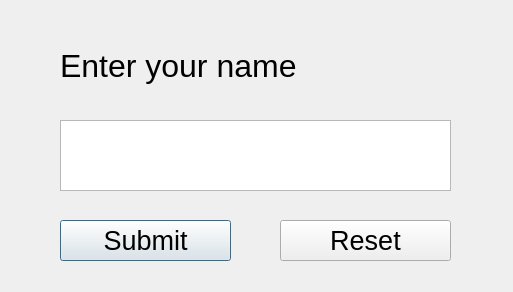
<?xml version="1.0" encoding="UTF-8"?>
<ui version="4.0">
 <class>MainWindow</class>
 <widget class="QDialog" name="MainWindow">
  <property name="geometry">
   <rect>
    <x>0</x>
    <y>0</y>
    <width>513</width>
    <height>292</height>
   </rect>
  </property>
  <property name="windowTitle">
   <string>Dialog</string>
  </property>
  <widget class="QLabel" name="Label">
   <property name="geometry">
    <rect>
     <x>60</x>
     <y>30</y>
     <width>391</width>
     <height>71</height>
    </rect>
   </property>
   <property name="font">
    <font>
     <pointsize>24</pointsize>
    </font>
   </property>
   <property name="text">
    <string>Enter your name</string>
   </property>
  </widget>
  <widget class="QTextEdit" name="TextEdit">
   <property name="geometry">
    <rect>
     <x>60</x>
     <y>120</y>
     <width>391</width>
     <height>71</height>
    </rect>
   </property>
   <property name="font">
    <font>
     <pointsize>24</pointsize>
    </font>
   </property>
  </widget>
  <widget class="QPushButton" name="SubmitButton">
   <property name="geometry">
    <rect>
     <x>60</x>
     <y>220</y>
     <width>171</width>
     <height>41</height>
    </rect>
   </property>
   <property name="font">
    <font>
     <pointsize>20</pointsize>
    </font>
   </property>
   <property name="text">
    <string>Submit</string>
   </property>
  </widget>
  <widget class="QPushButton" name="ResetButton">
   <property name="geometry">
    <rect>
     <x>280</x>
     <y>220</y>
     <width>171</width>
     <height>41</height>
    </rect>
   </property>
   <property name="font">
    <font>
     <pointsize>20</pointsize>
    </font>
   </property>
   <property name="text">
    <string>Reset</string>
   </property>
  </widget>
 </widget>
 <resources/>
 <connections/>
</ui>
